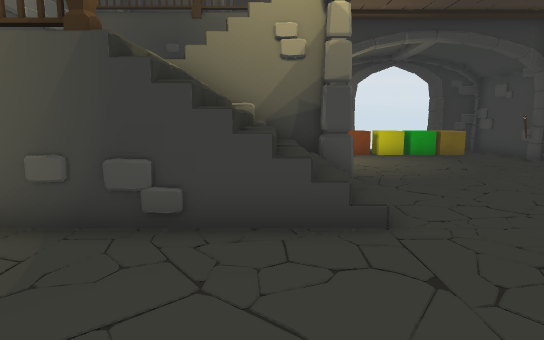
[1] (above)

16 first-person views from a walk through a Unity game level. The camera is 1.4 m above the floor, tilts 8° down and sees 75° across. Doors are open. The floor is counted in squares, 1 m on a side. Each view is taken from the middle of a square. On the plan, view 1 faces up. The plan holds only what a view shows up to about 15 squares ahead; the rest is blank. The place goes on beyond the plan. Some surface patterns are stand-ins.

[2]
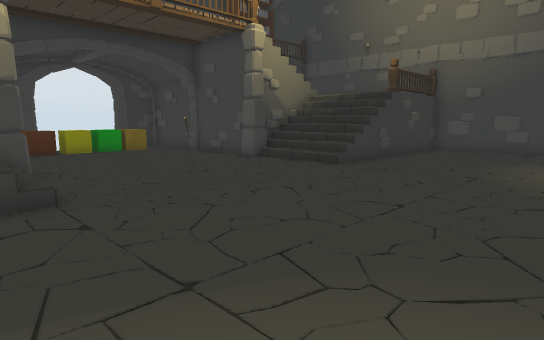

[3]
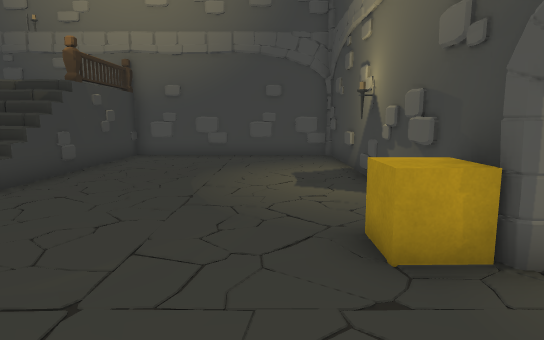

[4]
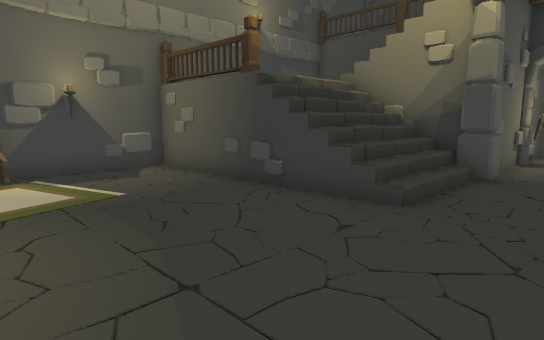

[5]
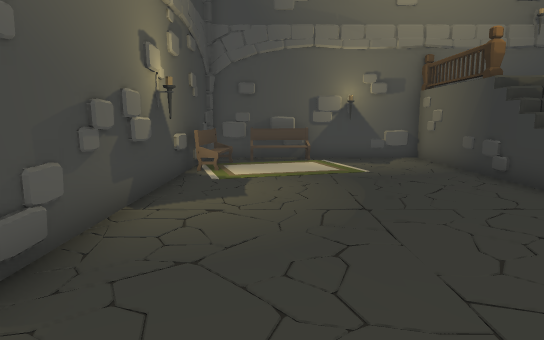

[6]
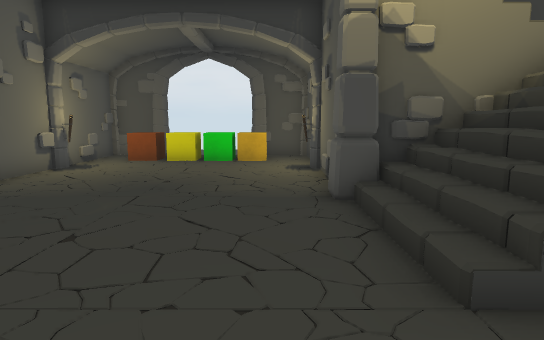

[7]
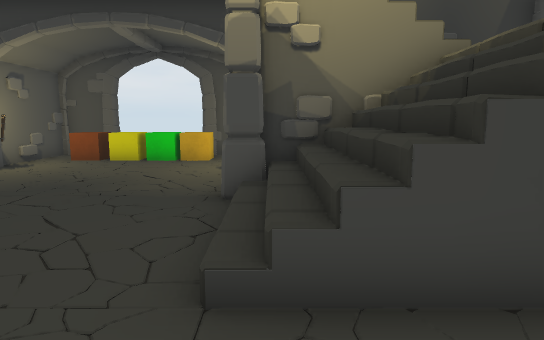

[8]
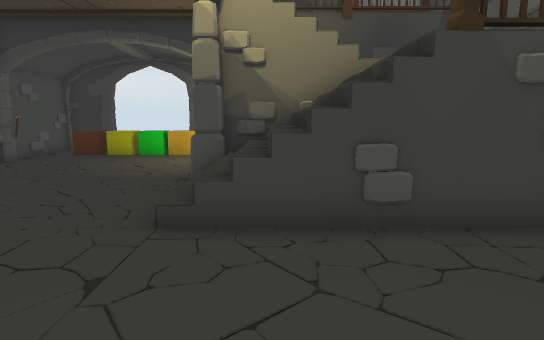

[9]
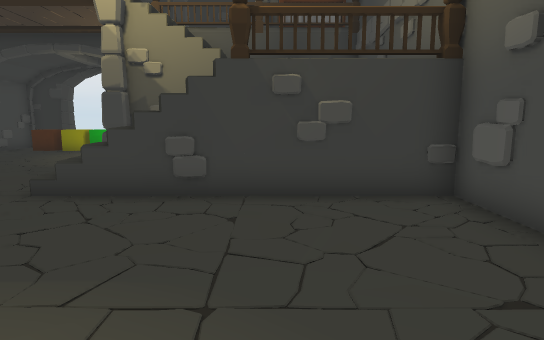

[10]
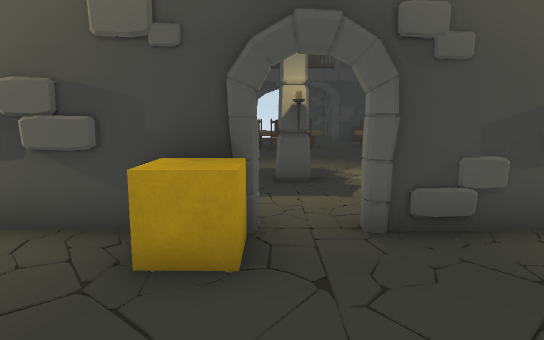

[11]
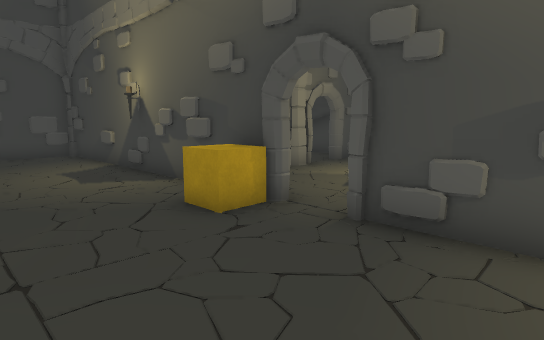

[12]
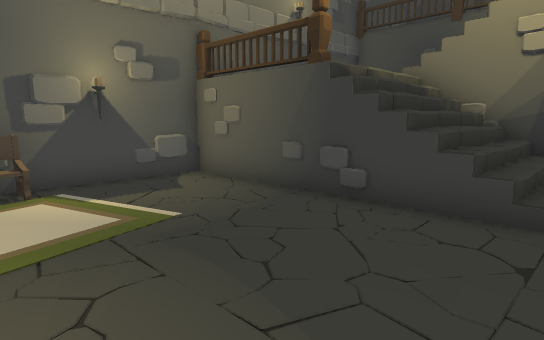

[13]
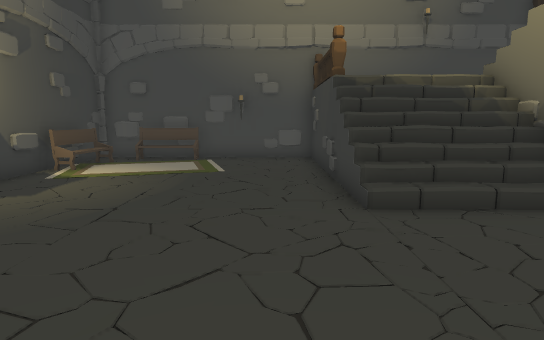

[14]
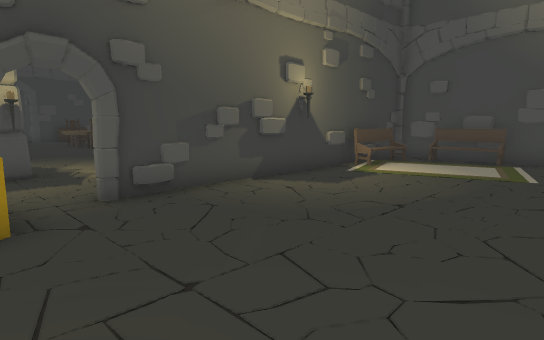

[15]
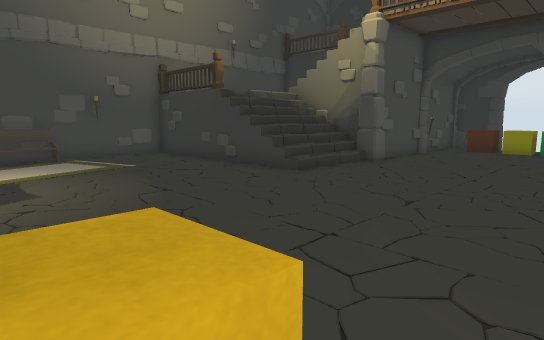

[16]
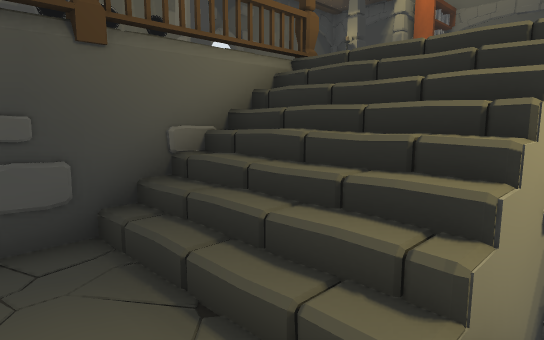

### Floor plan
Key: @ floor where view 1 was taken; # wall or solid block; . main floor; : floor 1.25 m higher than the main floor; + floor 2 m higher than the main floor; * floor 2.5 m higher than the main floor; % floor 4.5 m higher than the main floor; / step, stairs or slope; D open door; = window, fence, low wall or low ledge; ^ raised ledge; C brown cube; Y yellow cube; G green cube; U cube; R railing; P pillar; B bench; O other object.
Columns run from 6 left of view 1 to 17 right of it. Each row starts with its distance up from view 1.
 17         ###  D##
 16         ##D  D##
 15        ##CCYGU  #
 14        #.      O#
 13 #####RR#O      ##R^#####
 12 # *//RRR#......##RR ####
 11 # **//  .......=       #
 10 #  */=% /......        #
  9 #  */=/OO......RR      #
  8 # * ///PP......RP:     #
  7 #   ////........//     #
  6 #   ////......../=     #
  5 #RRR*///......../=+RRRR#
  4 #......................#
  3 #......................#
  2 #......................#
  1 #.. ...................#
  0 #.  ..@................#
 -1 B.  ...................#
 -2 #.  ...................#
 -3 ##BB##.####DD#.####.#..#
 -4       #  ^^^^^##   # ##
 -5           ^^^^^
 -6           ^^^^^

Where each view was taken, in squares from view 1:
view 1: 0 up, 0 right, facing up
view 2: 2 down, 0 right, facing up-right
view 3: 1 down, 3 right, facing right
view 4: 1 down, 4 right, facing up-left
view 5: 1 down, 7 right, facing left
view 6: 2 up, 8 right, facing up
view 7: 2 up, 10 right, facing up
view 8: 0 up, 11 right, facing up
view 9: 2 down, 14 right, facing up
view 10: 1 up, 6 right, facing down
view 11: 1 up, 2 right, facing down-right
view 12: 1 down, 2 right, facing up-left
view 13: 3 up, 7 right, facing left
view 14: 3 up, 7 right, facing down-left
view 15: 3 down, 8 right, facing up-left
view 16: 8 up, 4 left, facing up-right
